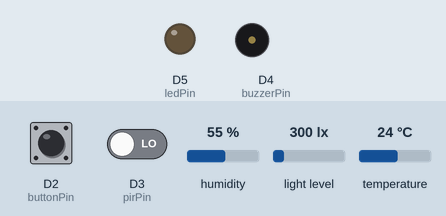
Simulated run of this sketch. Board: Arduino MKR. Parts: output pins drawn as LEDs (lit = HIGH), buzzer (waves = sounding). Wiring (inferred from the names in the program): BH1750 light sensor at I2C address 0x23. Inputs (shaded band) come from the test bench; at power-on: D2 (buttonPin) HIGH, light level 300 lx, D3 (pirPin) LOW, humidity 55 %, temperature 24 °C. WiFi joins after 1.5 s; servers stay silent unless stated; what the sketch prints to the serial monitor is not drawn.

Above: at 2.8 s.
2.9 s: D2 (buttonPin) pulled LOW for 0.15 s
At 4.2 s:
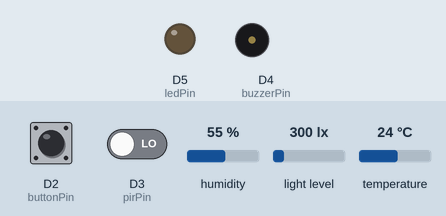
4.5 s: light level set to 21 lx
6.0 s: light level set to 17 lx
9.4 s: D3 (pirPin) driven HIGH
At 9.9 s:
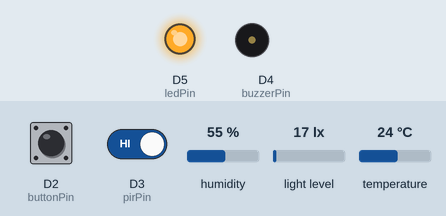
10.9 s: D3 (pirPin) driven LOW
At 11.7 s:
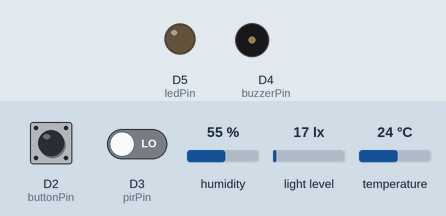
Timing chart, 0 to 13.5 s (numbered marks = the images above; inputs shaded):
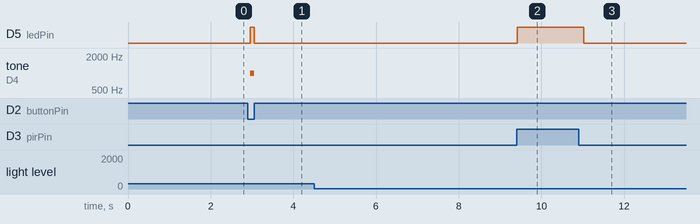

The sketch:

sketch_may30a.ino
```cpp
#include <SPI.h>
#include <WiFiNINA.h>
#include <Wire.h>
#include <DHT.h>

#define SECRET_SSID "Telstra272246"
#define SECRET_PASS "49t7kxadt6"

const int ledPin = 5;
const int buttonPin = 2;
const int buzzerPin = 4;
const int pirPin = 3;

#define DHTPIN 7
#define DHTTYPE DHT22
DHT dht(DHTPIN, DHTTYPE);

char server[] = "192.168.0.236";
int port = 5000;

WiFiClient client;

unsigned long lastSendTime = 0;
const unsigned long sendInterval = 1000;

String patientID = "patient1";

// BH1750
const byte BH1750_ADDR = 0x23;
float darkThreshold = 20.0;   // change this if needed

void bh1750Begin() {
  Wire.beginTransmission(BH1750_ADDR);
  Wire.write(0x01); // power on
  Wire.endTransmission();

  delay(10);

  Wire.beginTransmission(BH1750_ADDR);
  Wire.write(0x10); // continuous high resolution mode
  Wire.endTransmission();

  delay(180);
}

float readBH1750Lux() {
  if (Wire.requestFrom(BH1750_ADDR, 2) == 2) {
    uint16_t raw = (Wire.read() << 8) | Wire.read();
    float lux = raw / 1.2;
    return lux;
  }
  return -1;
}

void setup() {
  Serial.begin(9600);

  pinMode(ledPin, OUTPUT);
  pinMode(buttonPin, INPUT_PULLUP);
  pinMode(pirPin, INPUT);

  Wire.begin();
  bh1750Begin();
  dht.begin();

  Serial.println("Connecting to WiFi...");
  while (WiFi.begin(SECRET_SSID, SECRET_PASS) != WL_CONNECTED) {
    Serial.println("WiFi retry...");
    delay(2000);
  }

  Serial.println("WiFi connected");
  Serial.print("Nano IP: ");
  Serial.println(WiFi.localIP());
}

void loop() {
  int buttonRaw = digitalRead(buttonPin);
  int motionState = digitalRead(pirPin);
  int buttonPressed = (buttonRaw == LOW) ? 1 : 0;

  float temp = dht.readTemperature();
  float hum = dht.readHumidity();
  float lux = readBH1750Lux();

  int isDark = 0;
  String lightStatus = "unknown";

  if (lux >= 0) {
    if (lux < darkThreshold) {
      isDark = 1;
      lightStatus = "dark";
    } else {
      isDark = 0;
      lightStatus = "bright";
    }
  }

  // Local safety logic
  if (buttonPressed == 1) {
    digitalWrite(ledPin, HIGH);
    tone(buzzerPin, 1000);
  } else {
    noTone(buzzerPin);

    if (motionState == HIGH && isDark == 1) {
      digitalWrite(ledPin, HIGH);
    } else {
      digitalWrite(ledPin, LOW);
    }
  }

  if (millis() - lastSendTime >= sendInterval) {
    lastSendTime = millis();

    if (client.connect(server, port)) {
      String jsonData = "{";
      jsonData += "\"patient_id\":\"" + patientID + "\",";
      jsonData += "\"button\":" + String(buttonPressed) + ",";
      jsonData += "\"motion\":" + String(motionState) + ",";
      jsonData += "\"led\":" + String(digitalRead(ledPin)) + ",";
      jsonData += "\"lux\":" + String(lux, 1) + ",";
      jsonData += "\"light_status\":\"" + lightStatus + "\",";

      if (!isnan(temp) && !isnan(hum)) {
        jsonData += "\"temp\":" + String(temp, 1) + ",";
        jsonData += "\"hum\":" + String(hum, 1);
      } else {
        jsonData += "\"temp\":null,";
        jsonData += "\"hum\":null";
      }

      jsonData += "}";

      client.println("POST /data HTTP/1.1");
      client.println("Host: 192.168.0.236");
      client.println("Content-Type: application/json");
      client.print("Content-Length: ");
      client.println(jsonData.length());
      client.println();
      client.println(jsonData);

      Serial.println("Sent: " + jsonData);
    } else {
      Serial.println("Connection to server failed");
    }

    client.stop();
  }

  delay(50);
}
```

Measured:
- after the input at 2.9 s, D5 (ledPin): LOW → HIGH after 0.06 s, → LOW 0.10 s later; tone on D4 (buzzerPin): silent → 1000 Hz after 0.06 s, → silent 0.10 s later
- after the input at 4.5 s, every drawn part: stays the same
- after the input at 6.0 s, every drawn part: stays the same
- after the input at 9.4 s, D5 (ledPin): LOW → HIGH at once
- after the input at 10.9 s, D5 (ledPin): HIGH → LOW after 0.13 s
